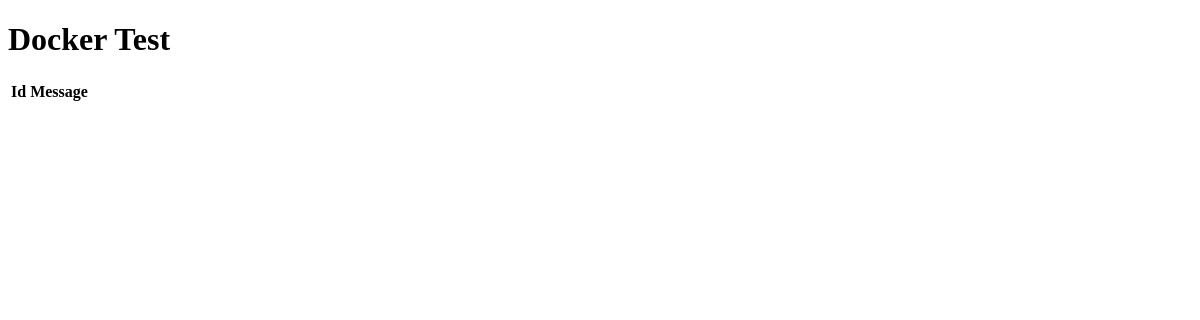
/php/content/index.php, run on an earlier commit of the app's database.
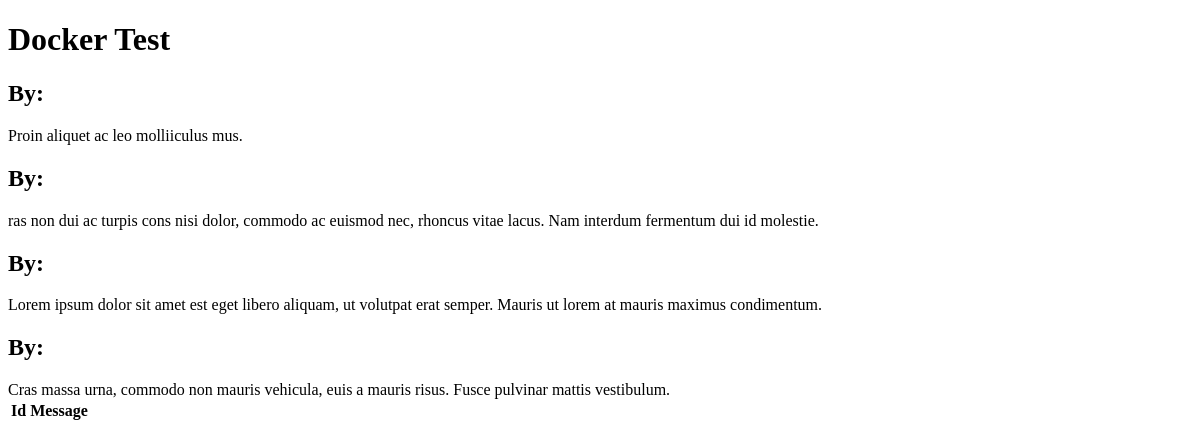
And on a later commit of the database.
### tables this page shows
CREATE TABLE Post(
    id INT NOT NULL AUTO_INCREMENT PRIMARY KEY,
    
    author_id INT,
    content VARCHAR(255) NOT NULL,
    image_id INT NULL,
    creation_date TIMESTAMP NOT NULL default CURRENT_TIMESTAMP,

    FOREIGN KEY (author_id) REFERENCES Profile(id),
    FOREIGN KEY (image_id) REFERENCES Image(id)
);

### php/content/index.php (the view, shortened to what this page needs)
<!doctype html>
<html lng="en">
<head>
</head>
<body>
    <h1>Docker Test</h1>
    <div class=".db-table">
        <table>
            <tr>
                <th>Id</th>
                <th>Message</th>
            </tr>
            <?php
                $user = 'mysql_user';
                $pass = 'mysql_pass';
                try{
                    $dbh = new PDO('mysql:host=db;port=3306;dbname=app', $user, $pass);
                    foreach ($dbh->query('SELECT * from post') as $post):?>
                    <div class="post">
                        <h2>By: <?= $post["author"]  ?></h2>
                        <quote>
                            <?= $post["content"] ?>
                        </quote>
                    </div>
                    <?php
                    endforeach;
                } catch (PDOException $e) {
                    print "Error!: " . $e->getMessage() . "<br/>";
                    die();
                }
            ?>
        </table>
    </div>
</body>
</html>

What changed in the data, as far as the page shows it:
added post: content "Proin aliquet ac leo molliiculus mus."
added post: content "ras non dui ac turpis cons nisi dolor, commodo ac euismod nec, rhoncus vitae lacus. Nam interdum fermentum dui id molestie."
added post: content "Lorem ipsum dolor sit amet est eget libero aliquam, ut volutpat erat semper. Mauris ut lorem at mauris maximus condimentum."
added post: content "Cras massa urna, commodo non mauris vehicula, euis a mauris risus. Fusce pulvinar mattis vestibulum."
